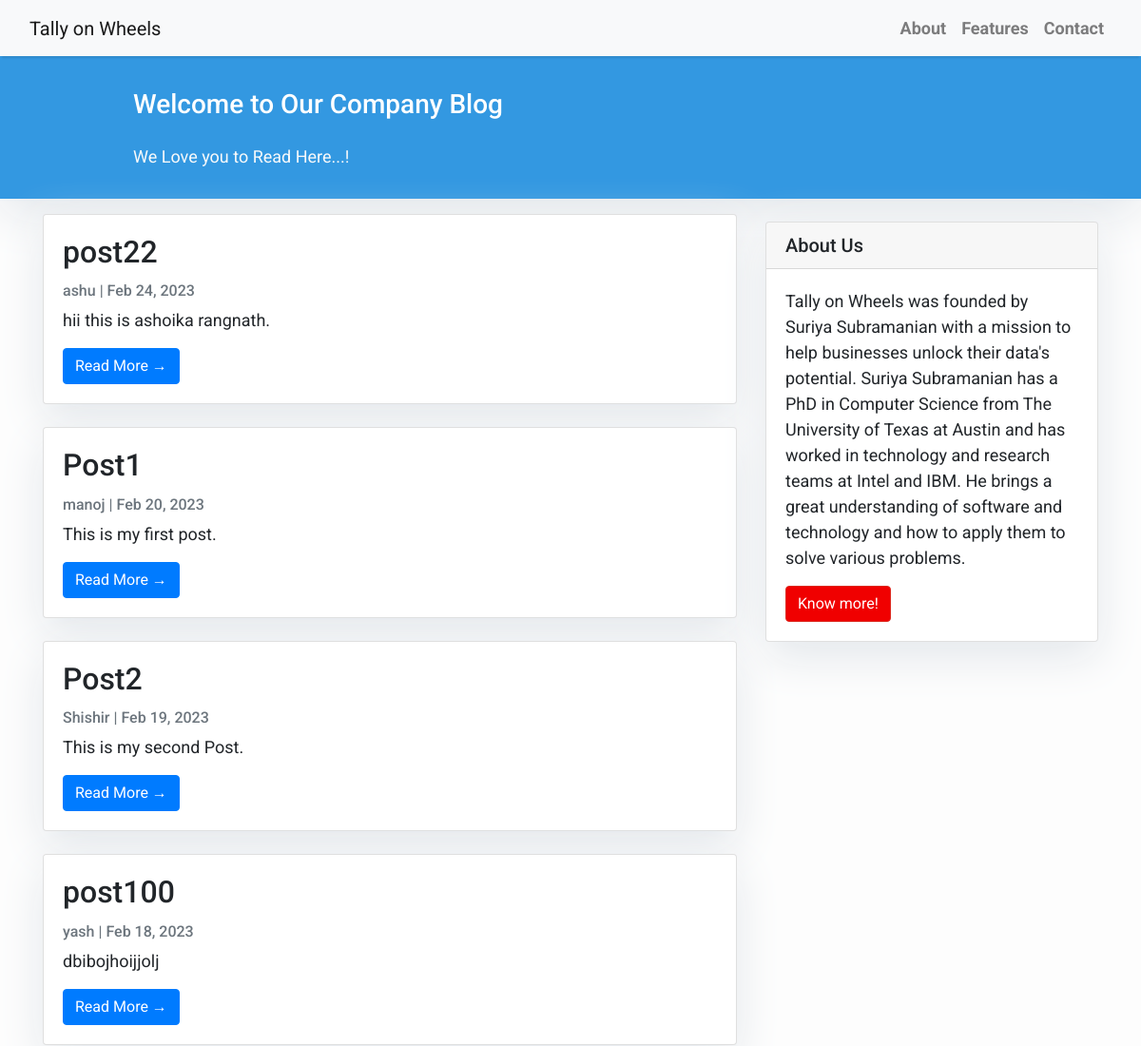
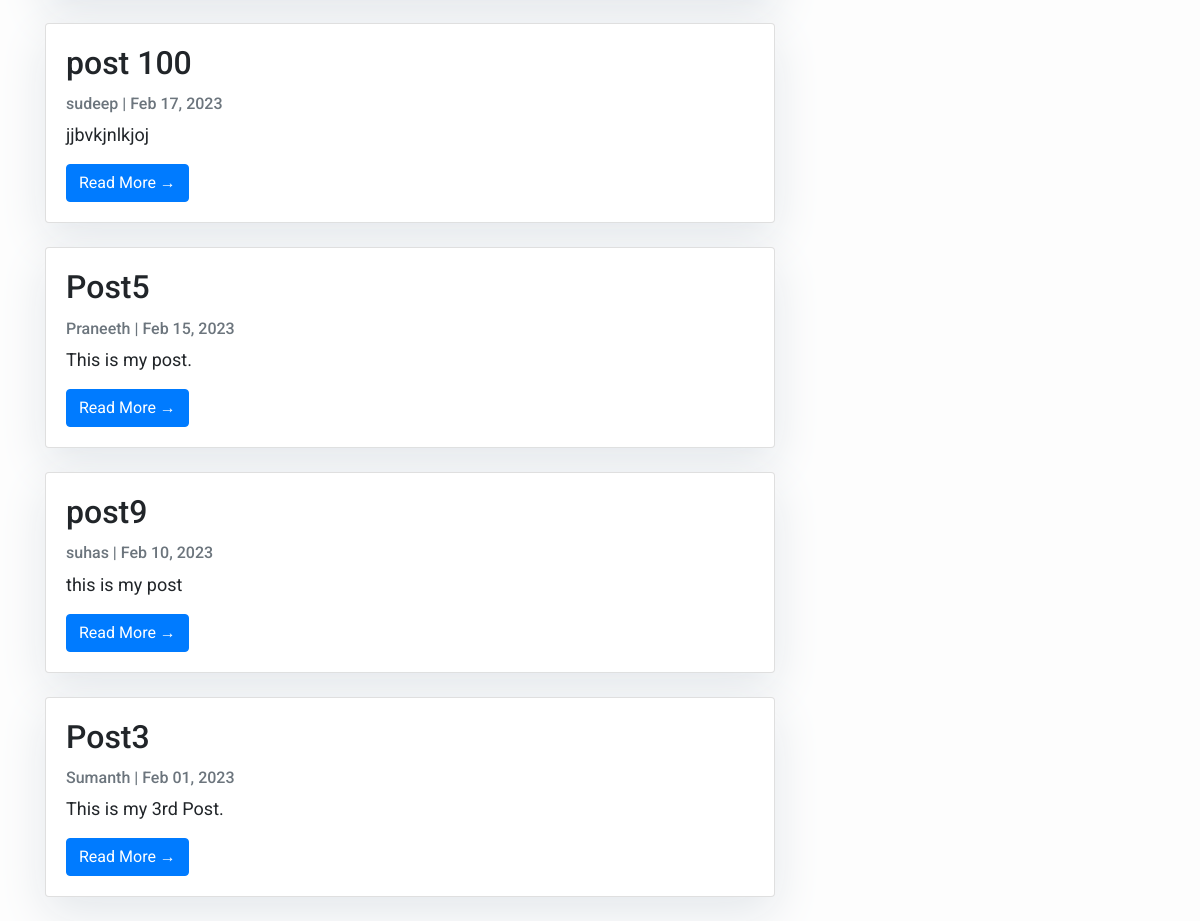
The app's page /, older data (2 pictures, top to bottom).
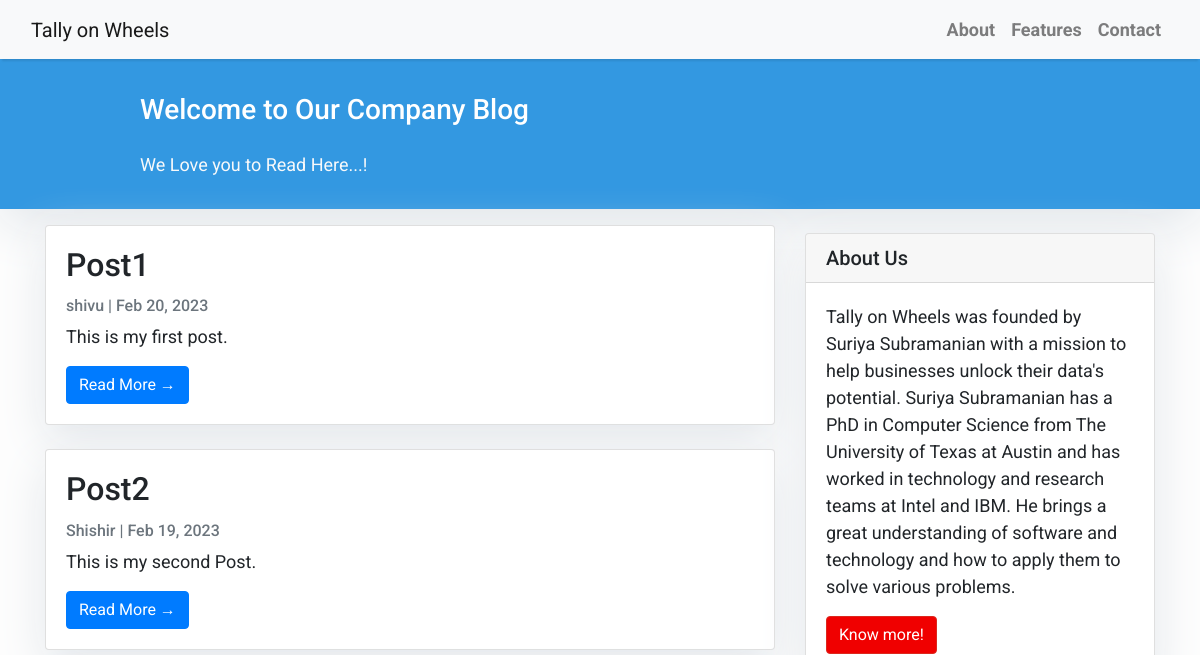
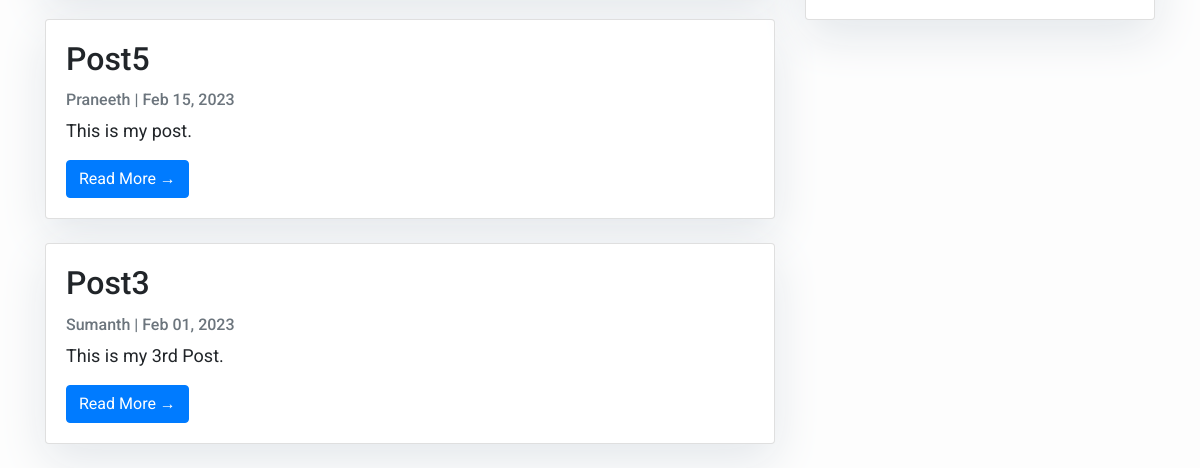
The same page, newer data (2 pictures, top to bottom).
### crud/models.py (models this page shows, shortened)
class Post(models.Model):
    title = models.CharField(max_length=200, unique=True)
    slug = models.SlugField(max_length=200,unique=True)
    author = models.CharField(max_length=10)
    content = models.TextField()
    created_on = models.DateTimeField()
    status = models.IntegerField(choices=STATUS, default=0)
    class Meta:
          ordering = ['-created_on']

### crud/views.py (the view)
# urls.py: path("", views.PostList.as_view(), name="home"),
class PostList(ListView):
    queryset = Post.objects.filter(status=1).order_by("-created_on")
    template_name = "index.html"

### templates/index.html (shortened to what this page needs)
 {% extends "base.html" %}
{% block content %}
<header class="masthead">
    <div class="container">
        <div class="row">
            <div class=" col-md-8 col-md-10 mx-auto">
                <div class="site-heading">
                    <h3 class=" site-heading my-4 mt-3 text-white"> Welcome to Our Company Blog </h3>
                    <p class="text-light">We Love you to Read Here...! &nbsp
                    </p>
                </div>
            </div>
        </div>
    </div>
</header>
<div class="container">
    <div class="row">
        <div class="col-md-8 mt-3 left">
             {% for post in post_list %}
            <div class="card mb-4">
                <div class="card-body">
                    <h2 class="card-title">{{ post.title }}</h2>
                    <p class="card-text text-muted h6">{{ post.author }} | {{ post.created_on|date:"M d, Y"}} </p>
                    <p class="card-text">{{post.content|slice:":200" }}</p>
                    <a href="{% url 'post_detail' post.id  %}" class="btn btn-primary">Read More &rarr;</a>
                </div>
            </div>
             {% endfor %}
        </div>
        {% block sidebar %} {% include 'sidebar.html' %} {% endblock sidebar %}
    </div>
</div>
{%endblock%}

### templates/base.html (shortened to what this page needs)
<!DOCTYPE html>
<html>
    <head>
        <link rel="stylesheet" href="https://maxcdn.bootstrapcdn.com/bootstrap/4.0.0/css/bootstrap.min.css"
 />
    </head>
    <body>
        <nav class="navbar navbar-expand-lg navbar-light bg-light shadow" id="mainNav">
            <div class="container-fluid">
                <a class="navbar-brand" href="{% url 'home' %}" >Tally on Wheels</a>
                <div class="collapse navbar-collapse" id="navbarResponsive">
                    <ul class="navbar-nav ml-auto">
                        <li class="nav-item text-black">
                            <a class="nav-link text-black font-weight-bold" href="https://www.tallyonwheels.com/about/">About</a>
                        </li>
                        <li class="nav-item text-black">
                            <a class="nav-link text-black font-weight-bold" href="https://www.tallyonwheels.com/features/">Features</a>
                        </li>
                        <li class="nav-item text-black">
                            <a class="nav-link text-black font-weight-bold" href="https://www.tallyonwheels.com/contact/">Contact</a>
                        </li>
                    </ul>
                </div>
            </div>
        </nav>
        {% block content %}{% endblock content %}
    </body>
</html>

### templates/sidebar.html (shortened to what this page needs)
{% block sidebar %}
<div class="col-md-4 float-right ">
<div class="card my-4">
        <h5 class="card-header">About Us</h5>
    <div class="card-body">
        <p class="card-text">Tally on Wheels was founded by Suriya Subramanian with a mission to help businesses unlock their data's potential.
            Suriya Subramanian has a PhD in Computer Science from The University of Texas at Austin and has worked in technology and research teams at Intel and IBM. He brings a great understanding of software and technology and how to apply them to solve various problems.</p>
        <a href="https://www.tallyonwheels.com/"
           class="btn btn-danger">Know more!</a>
    </div>
</div>
</div>
{% endblock sidebar %}

### templates/base.html (style rules this page uses)
body { font-family: "Roboto", sans-serif; font-size: 17px; background-color: #fdfdfd; }
.shadow { box-shadow: 0 4px 2px -2px rgba(0, 0, 0, 0.1); }
.btn-danger { color: #fff; background-color: #f00000; border-color: #dc281e; }
.masthead { background: #3398E1; height: auto; padding-bottom: 15px; box-shadow: 0 16px 48px #E3E7EB; padding-top: 10px; }

### templates/index.html (style rules this page uses)
body { font-family: "Roboto", sans-serif; font-size: 18px; background-color: #fdfdfd; }
.card { box-shadow: 0 16px 48px #E3E7EB; }

### templates/sidebar.html (style rules this page uses)
.card { box-shadow: 0 16px 48px #E3E7EB; }

Row changes from the older to the newer data that the page shows:
removed Post: title "post22", author "ashu", created_on "Feb 24, 2023", content "hii this is ashoika rangnath."
removed Post: title "post100", author "yash", created_on "Feb 18, 2023", content "dbibojhoijjolj"
removed Post: title "post 100", author "sudeep", created_on "Feb 17, 2023", content "jjbvkjnlkjoj"
removed Post: title "post9", author "suhas", created_on "Feb 10, 2023", content "this is my post"
changed Post "Post1": author "manoj" → "shivu"
